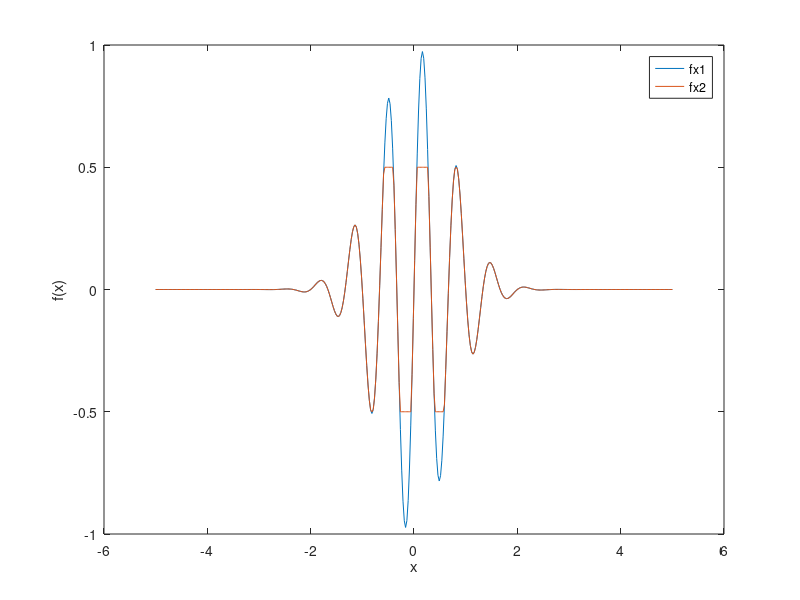

Reproduce this figure in MATLAB. (Note: this script raises an error after producing the figure.)
% ECE 235
%
% Lab 1 - Part 2
% Sidorian Pandovski

% PART 1:

  % 2)

a = [1 3 7 ; 2 5 6];
b = [4 7 9 ; 8 1 3 ; 1 1 1];
c = [1-j 1+j 3 ; 2-4j 8+3j 6j ; 0 0 7];

  % Checkpoint, ran correctly
  
  % 3)

d = b*c;
e = inv(b)*c;
f = a*b;
g = b+c;
h = b*(a.');
i = a*b(1:3, 1:2);

  % Checkpoint, ran correctly

% PART 2:

% ran fopen Lab1_data.mat -> returned 3
% ran fprintf Lab1_data.mat -> returned scanner
% ran who's into scanner -> returned all variables within the project

% ran whos -file Lab1_data.mat -> returned proper window


% PART 3:

xx = linspace(-5,5,400);

fx1 = sin(3*pi*xx).*exp(-xx.^2);

fx2 = zeros(size(xx));

for ii=1:length(xx)
    if abs(fx1(ii)) < 0.5
        fx2(ii) = fx1(ii);
    elseif fx1(ii) > 0.5
        fx2(ii) = 0.5;
    elseif fx1(ii) < 0.5
        fx2(ii) = -0.5;
    end
    
end

jj = 1;

while jj > 0
    if fx1(jj) > fx2(jj)
      ret = xx(jj);
      break
    end
    jj = jj + 1;
end

% returned 178 as the first index value

% PART 4:

plot(xx,fx1,xx,fx2)
xlabel('x')
ylabel('f(x)')
legend('fx1','fx2')
print('-djpeg','spandovski_Lab1_fig.jpg')

%if length(vx) == size(f0,1) && length(vy) == size(f0,2)
%    f0 = f0.';  % transpose if f0 came in swapped
%end

% Create grid for 3D plots
[VX, VY] = meshgrid(vx, vy);

% 1) imagesc
figure
imagesc(vx, vy, f0);
axis xy;                     
xlabel('v_x (m/s)');
ylabel('v_y (m/s)');
title('f_0(v_x, v_y)');
colorbar;
%exportgraphics(gcf,'f0_imagesc.png','Resolution',300);

% 2) waterfall
figure
waterfall(VX, VY, f0);
xlabel('v_x (m/s)');
ylabel('v_y (m/s)');
zlabel('f_0 (unitless)');
title('f_0(v_x, v_y) - Waterfall');
colorbar;
%exportgraphics(gcf,'f0_waterfall.png','Resolution',300);

% 3) surf
figure
surf(VX, VY, f0);
shading interp;           
xlabel('v_x (m/s)');
ylabel('v_y (m/s)');
zlabel('f_0 (unitless)');
title('f_0(v_x, v_y) - Surface');
colorbar;
%exportgraphics(gcf,'f0_surf.png','Resolution',300);

% MOVIE SCRIPT

movObj=VideoWriter('Pandovski_HW1_Movie.avi')
movObj.FrameRate = 10; %can change frame rate, obviously
open(movObj)

figure(5)

for j=1:100
plot3(xpos(j,:), ypos(j,:), zpos(j,:),'r.');
grid on;

axis([0 4e-7 0 4e-7 0 1e-7])
xlabel('X-axis (m)');
ylabel('Y-axis (m)');
zlabel('Z-axis (m)');
pause(0.1);
writeVideo(movObj,getframe(gcf))
end
close(movObj)
